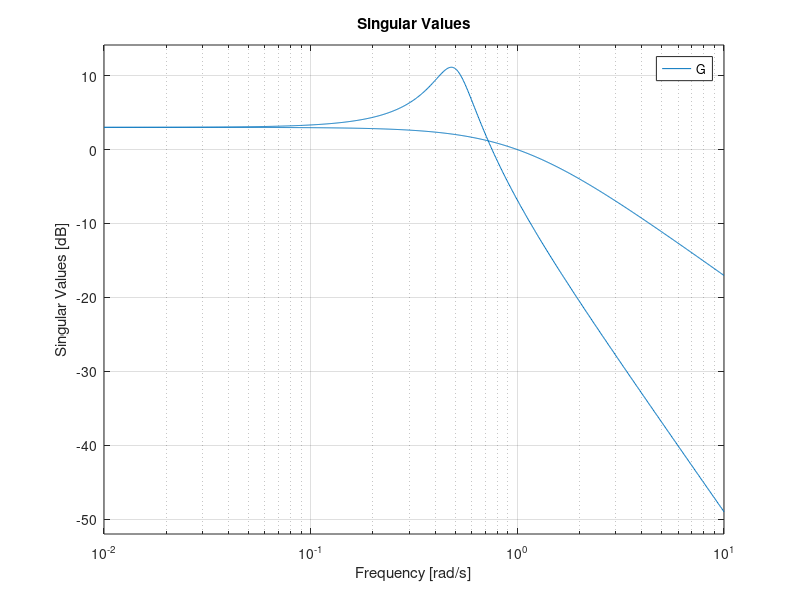

Write the MATLAB code that produced this figure. (Note: this script raises an error after producing the figure.)
%% Transfer function
G1 = tf([-0.25],[1 0.2 0.25]);
G2 = tf([0.25],[1 0.2 0.25]);
G3 = tf([-1],[1 1]);
G4 = tf([-1],[1 1]);
G = [G1 G2; G3 G4];

[sigma_max, omega_max] = sigma(G);
[sigma_max,i] = max(sigma_max(1,:));
omega_max = omega_max(i)
figure;
sigma(G)
% sigma(G,logspace(-1,0,20))
grid on;

%% svd of matrix G
Gjw = evalfr(G, omega_max*1j);
[U,S,V] = svd(Gjw);
U
S
V = V'

%% Q2
w = [2*exp(1j*pi/2); 3];
omega_2 = 10*pi;
Gjw_2 = evalfr(G, omega_2*1j);
[U,S,V] = svd(Gjw_2);
U
S
V = V'
y_2 = Gjw_2*w;
vib_mag = norm(y_2)
h_min = vib_mag*sqrt(3)

